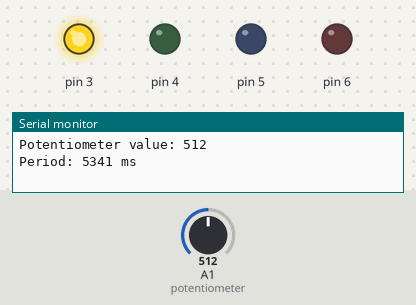
Bench run of a sketch on a simulated Arduino Uno, built with avr-gcc and run on an emulated ATmega328P. Parts: output pins drawn as LEDs (lit = HIGH), the last lines printed to the serial monitor. Inputs (shaded band) come from the test bench; at power-on: A1 (potentiometer) = 512. Random numbers use the default seed unless the sketch sets one.

Above: at 18.0 s.
18.1 s: A1 (potentiometer) set to 241
At 21.7 s:
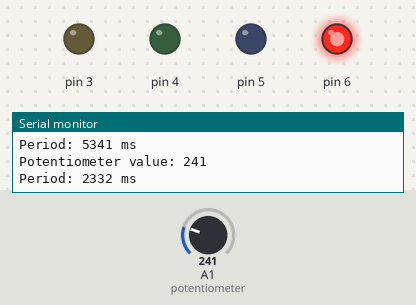
34.1 s: A1 (potentiometer) set to 40
At 36.6 s:
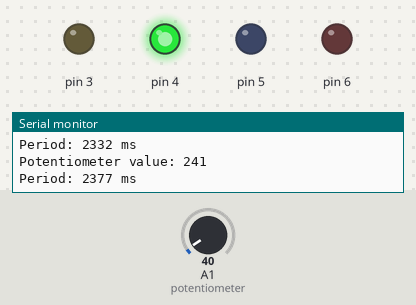
50.1 s: A1 (potentiometer) set to 510
At 57.5 s:
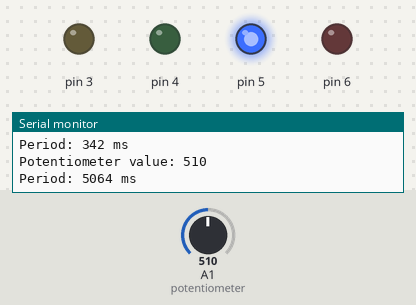
66.1 s: A1 (potentiometer) set to 306
Timing chart, 0 to 82.3 s (numbered marks = the images above; inputs shaded):
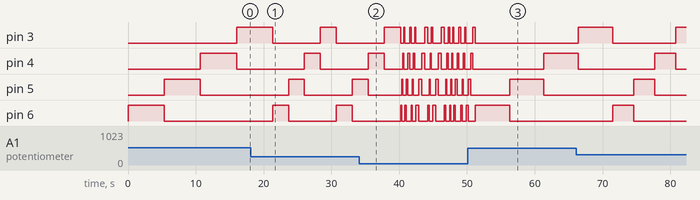

The sketch:

sketch.ino
```cpp
void setup() {
  // put your setup code here, to run once:
  Serial.begin(115200);
  if (!Serial) Serial.println("serial is not ok");
  pinMode(3, OUTPUT);
  pinMode(4, OUTPUT);
  pinMode(5, OUTPUT);
  pinMode(6, OUTPUT);
  pinMode(A1, INPUT);
}

void loop() {
  // put your main code here, to run repeatedly:
  int value = analogRead(A1);
  int a;
  Serial.print("Potentiometer value: ");
  Serial.println(value);
  if (value >0 && value <= 50 ) a=random(100,500);
  if (value >51 && value <= 100 ) a=random(501,1000);
  if (value >101 && value <= 150 ) a=random(1001,1500);
  if (value >151 && value <= 200 ) a=random(1501,2000);
  if (value >201 && value <= 250 ) a=random(2001,2500);
  if (value >251 && value <= 300 ) a=random(2501,3000);
  if (value >301 && value <= 350 ) a=random(3001,3500);
  if (value >351 && value <= 400 ) a=random(3501,4000);
  if (value >401 && value <= 450 ) a=random(4001,4500);
  if (value >451 && value <= 500 ) a=random(4501,5000);
  if (value >501 && value <= 550 ) a=random(5001,5500);
  if (value >551 && value <= 600 ) a=random(5501,6000);
  if (value >601 && value <= 650 ) a=random(6001,6500);
  if (value >651 && value <= 700 ) a=random(6501,7000);
  if (value >701 && value <= 750 ) a=random(7001,7500);
  if (value >751 && value <= 800 ) a=random(7501,8000);
  if (value >801 && value <= 850 ) a=random(8001,8500);
  if (value >851 && value <= 900 ) a=random(8501,9000);
  if (value >901 && value <= 950 ) a=random(9001,9500);
  if (value >951 && value <= 1100 ) a=random(9501,10000);
  Serial.print("Period: ");
  Serial.print(a);
  Serial.println(" ms");
  digitalWrite(6, HIGH);
  delay(a);
  digitalWrite(6, LOW);
  digitalWrite(5, HIGH);
  delay(a);
  digitalWrite(5, LOW);
  digitalWrite(4, HIGH);
  delay(a);
  digitalWrite(4, LOW);
  digitalWrite(3, HIGH);
  delay(a);
  digitalWrite(3, LOW);

}
```
